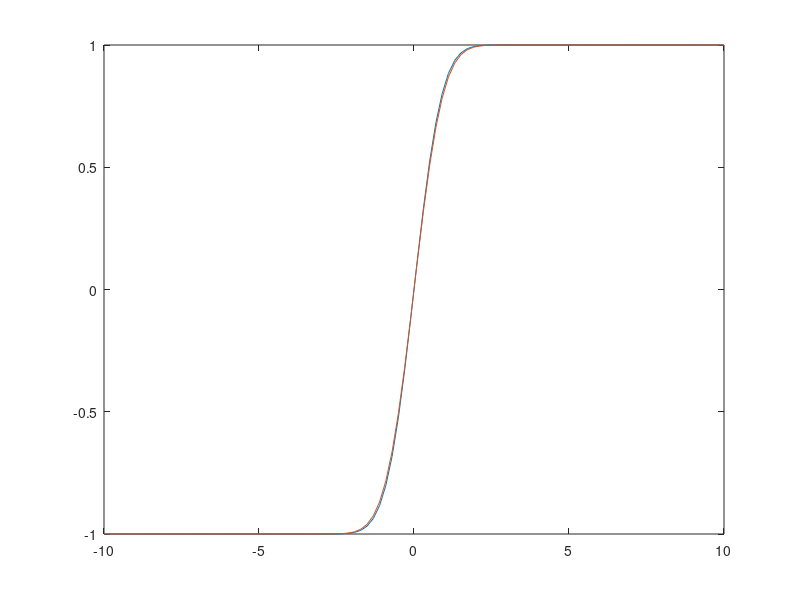
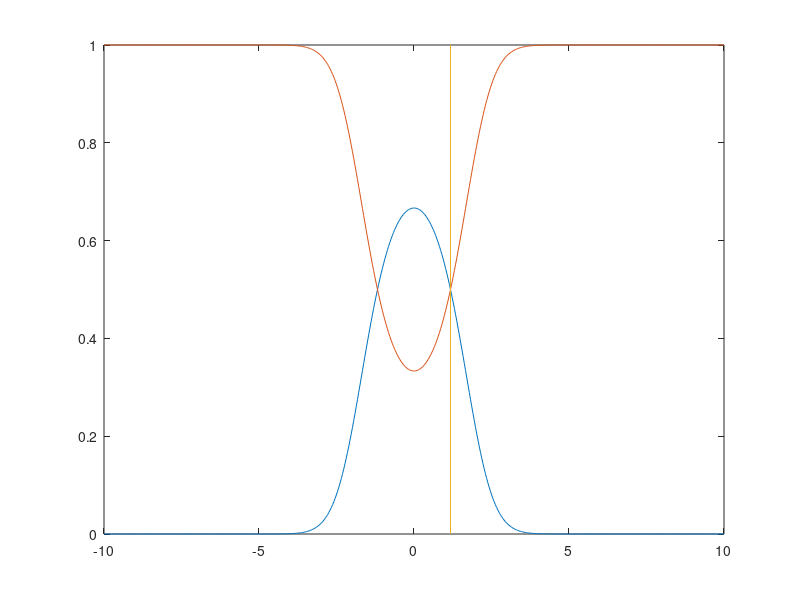

The MATLAB source for these figures, in order:
close all
x = linspace(-10,10);
y = erf(x);

plot(x,y)
hold on

z= qfunc(x/2*e); % Припущення про зміну бази експоненти з 2 на е, що має змінити маштаб вісі х
plot(x,-2*z+1)  % Лінійне перетворення (зміна маштабу, знаку та мінімального значення).

u = linspace(-10,10,500);
p1 = 1/pi*exp(-u.^2/1);
p2 = 1/2/pi*exp(-u.^2/2);
figure

plot(u,p1./(p1+p2))
hold on
plot(u,p2./(p1+p2))
plot([sqrt(2*log(2)),sqrt(2*log(2))],[0,1])



